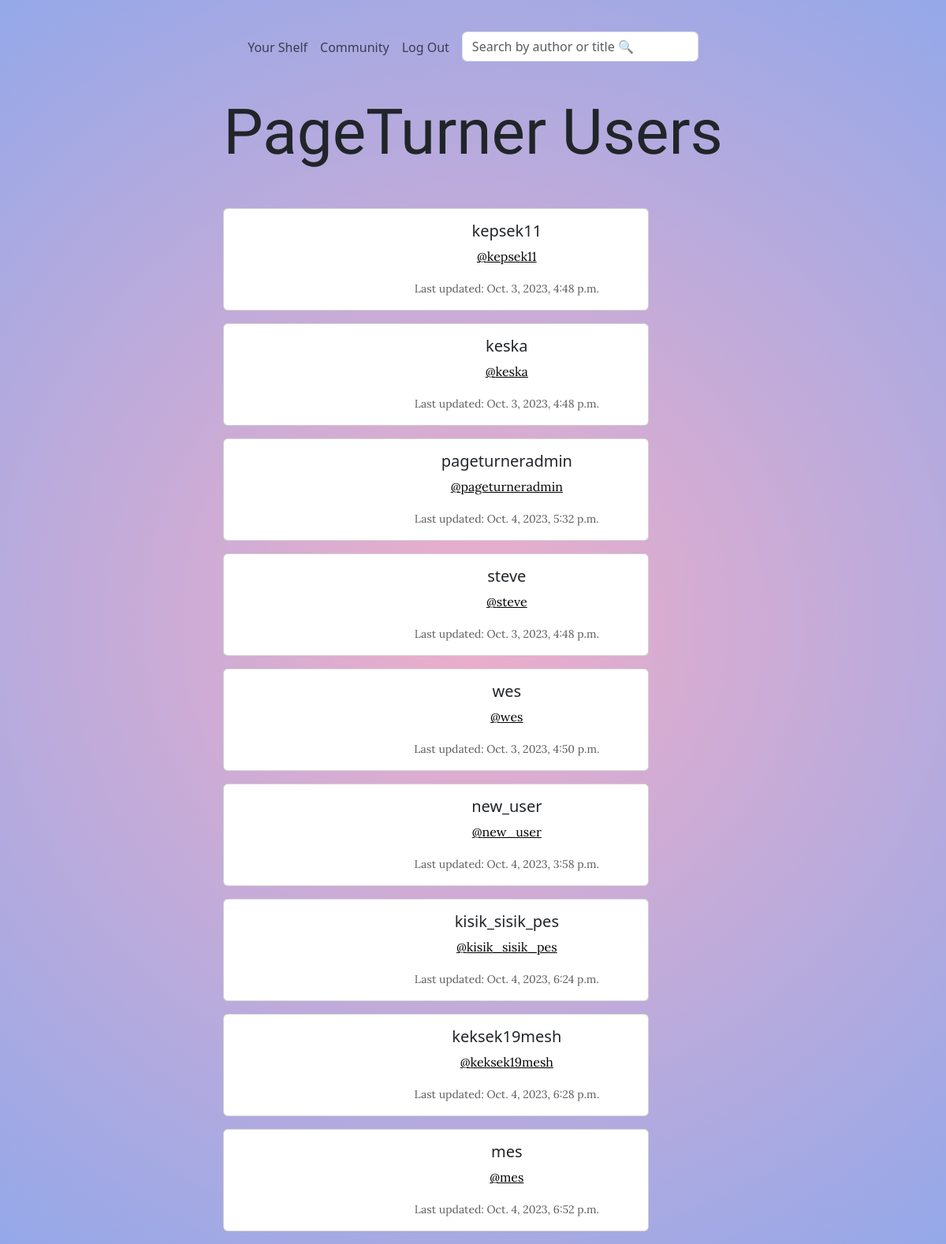
Screenshot of /members/profile_list (signed in) with the database file from the repository.
### members/models.py (models this page shows, shortened)
class Profile(models.Model):
    user = models.OneToOneField(User, on_delete=models.CASCADE)
    follows = models.ManyToManyField("self",
                                     related_name="followed_by",
                                     symmetrical=False,
                                     blank=True)
    date_modified = models.DateTimeField(User, auto_now=True)
    profile_image = models.ImageField(null=True, blank=True, upload_to="images")

### members/views.py (the view)
# urls.py: path('profile_list', views.profile_list, name='profile_list'),
def profile_list(request):
    if request.user.is_authenticated:
        profiles = Profile.objects.exclude(user=request.user)
        for profile in profiles:
            profile.avatar_svg = generate_avatar_list(profile.user.username)
        return render(request, "profiles/profile_list.html", {"profiles": profiles})
    else:
        messages.success(request, "You must be logged in to view this page.")
        return redirect('welcome_page')

### members/views.py (called while the page is built)
def generate_avatar_list(name, size=100, variant="beam", colors=None, title=False, square=False):
    if colors is None:
        colors = ["92A1C6", "146A7C", "F0AB3D", "C271B4", "C20D90"]
    avatar_svg = avatar(name, variant=variant, colors=colors, title=title, size=size, square=square)
    return avatar_svg

### members/templates/profiles/profile_list.html (shortened to what this page needs)
{% extends "base.html" %}
{% block content %}
<div class="container-xxl d-flex justify-content-center align-items-center">
    <div class="text-center">
        <h1 class="mb-5">PageTurner Users</h1>
        {% if profiles %}
        {% for profile in profiles %}
        <div class="card mb-3" style="max-width: 540px;">
            <div class="row g-0">
                <div class="col-md-4 profile-image d-flex align-items-center justify-content-center">
                </div>
                <div class="col-md-8">
                    <div class="card-body">
                        <h5 class="card-title">{{ profile.user.username }}</h5>
                        <p class="card-text"><a href="{% url 'profile' profile.user.id%}">@{{ profile.user.username|lower }}</a></p>
                        <p class="card-text"><small class="text-body-secondary">Last updated: {{ profile.date_modified }}</small></p>
                    </div>
                </div>
            </div>
        </div>
        {% endfor %}
        {% endif %}
        {% endblock %}

### static/main.css (style rules this page uses)
h1 { font-family: 'Gloock', serif; font-size: 5em; }
p { font-family: 'Lora'; font-size: 1em; }
body { background: rgb(238,174,202); background: radial-gradient(circle, rgba(238,174,202,1) 0%, rgba(148,168,233,1) 100%); }
a { color: black; }

### rows the page displays
Profile: user.username "kepsek11", date_modified "Oct. 3, 2023, 4:48 p.m."
Profile: user.username "keska", date_modified "Oct. 3, 2023, 4:48 p.m."
Profile: user.username "pageturneradmin", date_modified "Oct. 4, 2023, 5:32 p.m."
Profile: user.username "steve", date_modified "Oct. 3, 2023, 4:48 p.m."
Profile: user.username "wes", date_modified "Oct. 3, 2023, 4:50 p.m."
Profile: user.username "new_user", date_modified "Oct. 4, 2023, 3:58 p.m."
Profile: user.username "kisik_sisik_pes", date_modified "Oct. 4, 2023, 6:24 p.m."
Profile: user.username "keksek19mesh", date_modified "Oct. 4, 2023, 6:28 p.m."
Profile: user.username "mes", date_modified "Oct. 4, 2023, 6:52 p.m."
